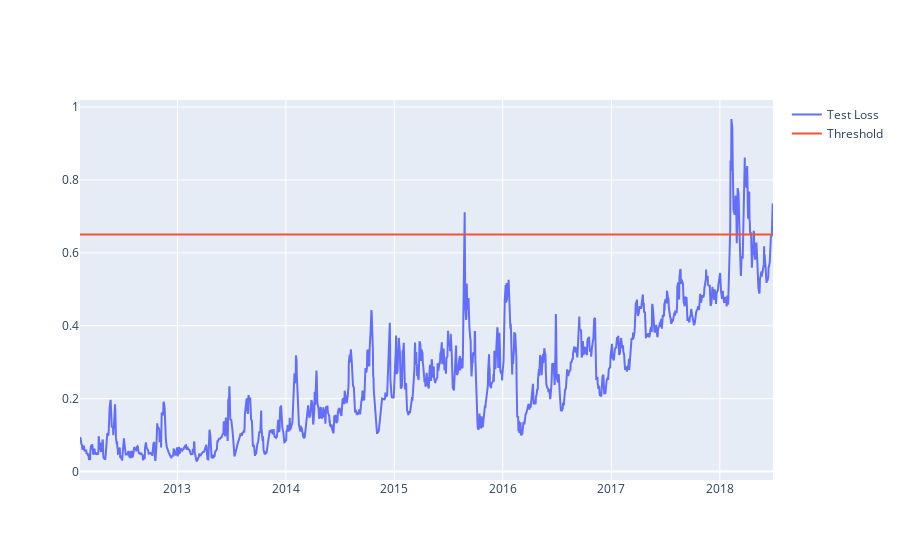

Source (notebook cell):
### Code cell
fig = go.Figure()
fig.add_trace(go.Scatter(x=test[time_steps:].date, y=test_score_df.loss,mode='lines', name='Test Loss'))
fig.add_trace(go.Scatter(x=test[time_steps:].date, y=test_score_df.threshold,mode='lines', name='Threshold'))
fig.update_layout(showlegend=True)
fig.show()

### Figure 1 — Plotly figure (JSON) as saved in the notebook; plotly's stock layout.template omitted (floating-point values rounded to 4 significant figures; data arrays with more than 128 entries replaced by an {"elided": "..."} marker saying what was removed)
{"data": [{"mode": "lines", "name": "Test Loss", "type": "scatter", "x": {"elided": "1609 str values"}, "y": {"elided": "1609 float values"}}, {"mode": "lines", "name": "Threshold", "type": "scatter", "x": {"elided": "1609 str values"}, "y": {"elided": "1609 float values"}}], "layout": {"showlegend": true}}
